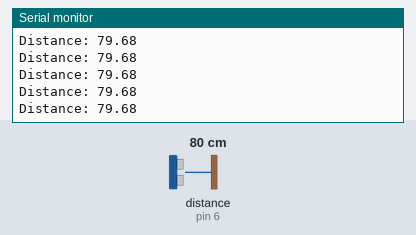
This sketch was run on a simulated Arduino Uno, built with avr-gcc and run on an emulated ATmega328P. Parts: the last lines printed to the serial monitor. Wiring (inferred from the names in the program): ultrasonic range finder: trigger pin 7; echo pin 6. Inputs (shaded band) come from the test bench; at power-on: distance to the obstacle (sensor on pin 6) 80 cm. The echo pulse lasts 58.3 µs per cm.

Above: at 1.2 s.
1.3 s: distance to the obstacle (sensor on pin 6) set to 120 cm
At 1.49 s:
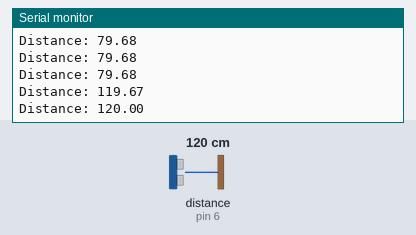
4.3 s: distance to the obstacle (sensor on pin 6) set to 2 cm
At 4.3 s:
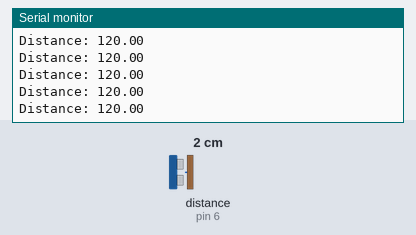
5.8 s: distance to the obstacle (sensor on pin 6) set to 299 cm
At 5.83 s:
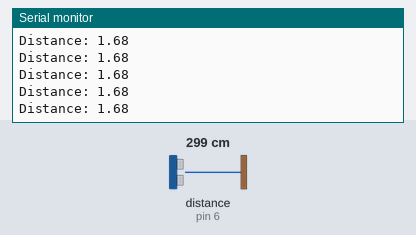
8.8 s: distance to the obstacle (sensor on pin 6) set to 250 cm
At 8.91 s:
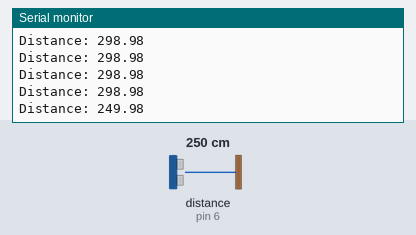
Timing chart, 0 to 11.8 s (numbered marks = the images above; inputs shaded):
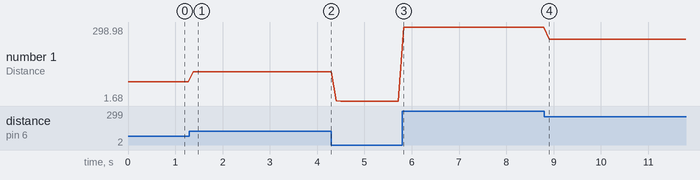

The sketch:

sonar.ino
```cpp
// Created by Aimar Fernandez
// Created on Mar 2026
// This program measures distance detected from sonar

int trigPin = 7;
int echoPin = 6;
float duration;
float distance;

void setup() {
    // initiate pins
    pinMode(trigPin, OUTPUT);
    pinMode(echoPin, INPUT);
    Serial.begin(9600);
}

void loop() {
    // flash trig pin
    digitalWrite(trigPin, LOW);
    delayMicroseconds(2);
    digitalWrite(trigPin, HIGH);
    delayMicroseconds(10);
    digitalWrite(trigPin, LOW);

    // calculate distance
    duration = pulseIn(echoPin, HIGH);
    distance = (duration * 0.0343) / 2;
    Serial.print("Distance: ");
    Serial.println(distance);
    delay(100);
}
```

Measured:
- after the input at 1.3 s, the serial monitor: prints a new line after 0.08 s (image 1)
- after the input at 8.8 s, the serial monitor: prints a new line after 0.11 s (image 4)
- plotted number 1: 79.68 → 120 after the input at 1.3 s, 120 → 1.68 after the input at 4.3 s, 1.68 → 298.98 after the input at 5.8 s, 298.98 → 249.98 after the input at 8.8 s
